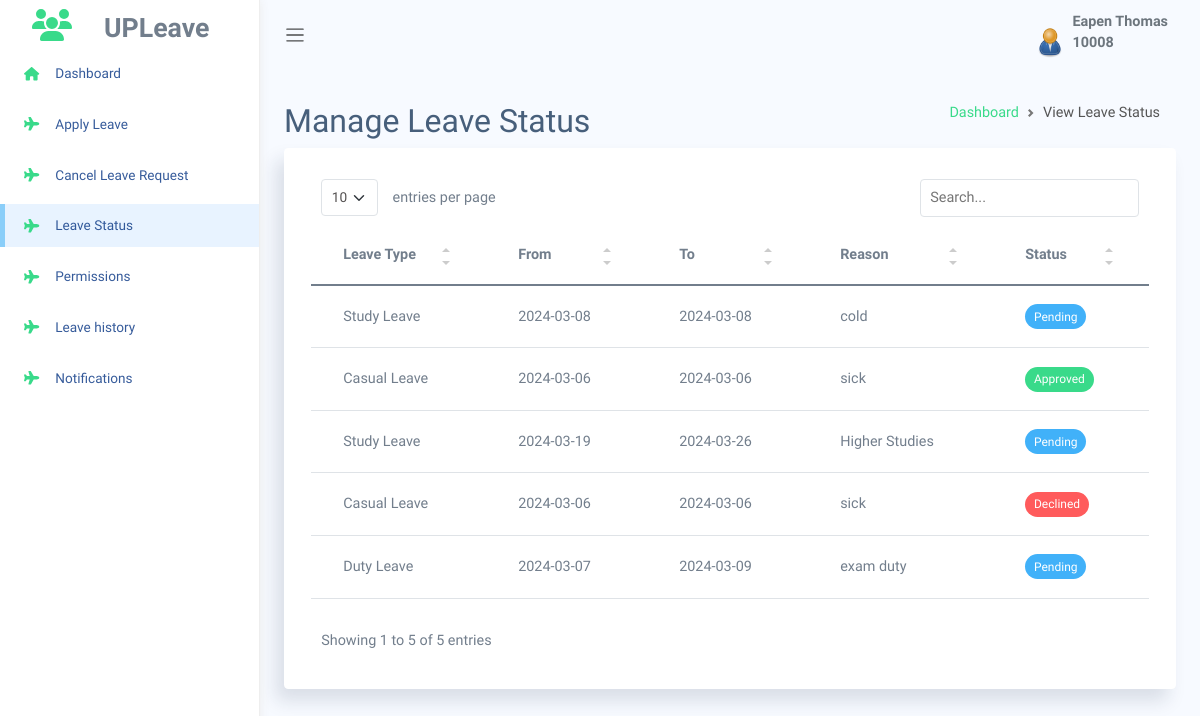
The app's page /leave_status.php (signed in), older data.
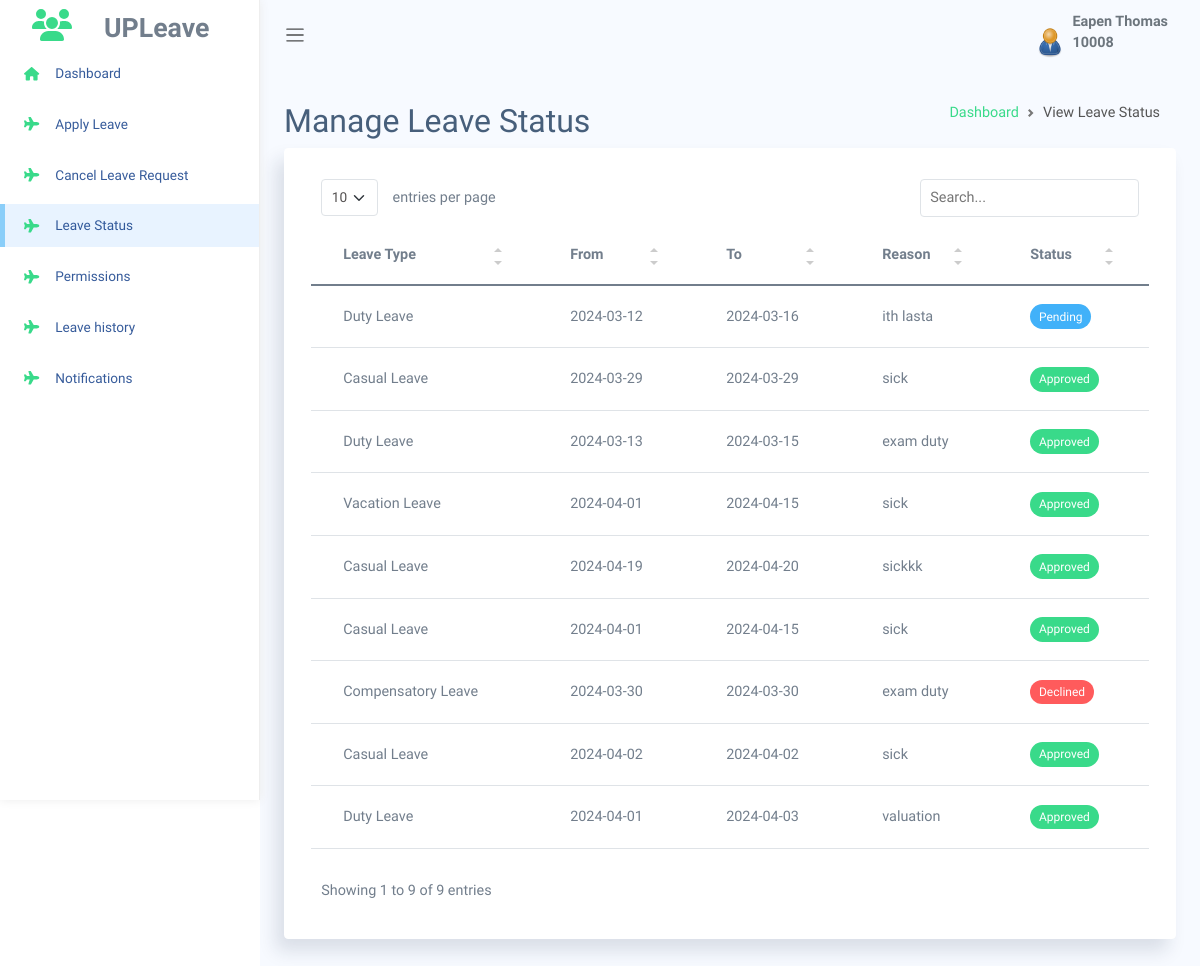
The same page, newer data.
### tables this page shows
CREATE TABLE `tbl_leave` (
  `req_id` int(11) NOT NULL,
  `emp_id` int(11) DEFAULT NULL,
  `l_id` int(11) DEFAULT NULL,
  `session` varchar(10) NOT NULL,
  `st_date` date NOT NULL,
  `to_date` date DEFAULT NULL,
  `document` blob DEFAULT NULL,
  `reason` varchar(150) DEFAULT NULL,
  `status` int(11) DEFAULT NULL,
  `daydiff` float NOT NULL,
  `appliedtime` varchar(20) NOT NULL
);

CREATE TABLE `tbl_leavetype` (
  `l_id` int(11) NOT NULL,
  `leavetype` varchar(30) DEFAULT NULL,
  `description` varchar(100) DEFAULT NULL,
  `totalleave` int(11) DEFAULT NULL
);

### leave_status.php (the view, shortened to what the changed rows need)
<?php
include 'conn.php';
if(isset($_SESSION['empid'])) {
$x=$_SESSION['name'];
$empid=$_SESSION['empid'];
?>
<!DOCTYPE html>
<html lang="en">
<head>
<link rel="stylesheet" href="assets/css/bootstrap.css">
<link rel="stylesheet" href="assets/vendors/simple-datatables/style.css">
<link rel="stylesheet" href="assets/vendors/perfect-scrollbar/perfect-scrollbar.css">
<link rel="stylesheet" href="assets/css/app.css">
</head>
<body>
    <div id="app">
        <div id="sidebar" class='active'>
            <div class="sidebar-wrapper active">
                <div class="sidebar-header" style="height: 50px;margin-top: -30px">
                    <i class="fa fa-users text-success me-4"></i>
                    <span id="span01" style="font-size: smaller;">UPLeave</span>
                </div>
                <div class="sidebar-menu">
                    <ul class="menu">
                        <li class="sidebar-item  ">
                            <a href="employee.php" class='sidebar-link'>
                                <i class="fa fa-home text-success"></i>
                                <span>Dashboard</span>
                            </a>
                        </li>
                        <li class="sidebar-item ">
                            <a href="apply_leave.php" class='sidebar-link'>
                                <i class="fa fa-plane text-success"></i>
                                <span>Apply Leave</span>
                            </a>
                        </li>
                        <li class="sidebar-item ">
                        <a href="cancel_leave.php" class='sidebar-link'>
                        <i class="fa fa-plane text-success"></i>
                        <span>Cancel Leave Request</span>
                        </a>
                     </li>
                        <li class="sidebar-item active">
                            <a href="leave_status.php" class='sidebar-link'>
                                <i class="fa fa-plane text-success"></i>
                                <span>Leave Status</span>
                            </a>
                        </li>
                        <li class="sidebar-item ">
                        <a href="leavelist.php" class='sidebar-link'>
                        <i class="fa fa-plane text-success"></i>
                        <span>Permissions</span>
                        </a>
                     </li>
                     <li class="sidebar-item ">
                        <a href="leavehistory.php" class='sidebar-link'>
                        <i class="fa fa-plane text-success"></i>
                        <span>Leave history</span>
                        </a>
                     </li>
                      <li class="sidebar-item ">
                        <a href="notifications.php" class='sidebar-link'>
                        <i class="fa fa-plane text-success"></i>
                        <span>Notifications <?php echo $_SESSION['not'];?></span>
                        </a>
                     </li>
                    </ul>
                </div>
            </div>
        </div>
        <div id="main">
            <nav class="navbar navbar-header navbar-expand navbar-light">
                <a class="sidebar-toggler" href="#"><span class="navbar-toggler-icon"></span></a>
                <div class="collapse navbar-collapse" id="navbarSupportedContent">
                    <ul class="navbar-nav d-flex align-items-center navbar-light ms-auto">
                        <li class="dropdown">
                            <a href="#" data-bs-toggle="dropdown"
                                class="nav-link dropdown-toggle nav-link-lg nav-link-user">
                                <div class="avatar me-1">
                                    <img src="assets/images/admin.png" alt="" srcset="">
                                </div>
                                <div class="d-none d-md-block d-lg-inline-block"><?php echo $x."<br>".$empid ?></div>
                            </a>
                        </li>
                    </ul>
                </div>
            </nav>
            <div class="main-content container-fluid">
                <div class="page-title">
                    <div class="row">
                        <div class="col-12 col-md-6 order-md-1 order-last">
                            <h3>Manage Leave Status</h3>
                        </div>
                        <div class="col-12 col-md-6 order-md-2 order-first">
                            <nav aria-label="breadcrumb" class='breadcrumb-header'>
                                <ol class="breadcrumb">
                                    <li class="breadcrumb-item"><a href="employee.php" class="text-success">Dashboard</a>
                                    </li>
                                    <li class="breadcrumb-item active" aria-current="page">View Leave Status</li>
                                </ol>
                            </nav>
                        </div>
                    </div>
                </div>
                <section class="section">
                    <div class="card">
                        <div class="card-body">
                            <table class='table' id="table1">
                                <thead>
                                    <tr>
                                        <th>Leave Type</th>
                                        <th>From</th>
                                        <th>To</th>
                                        <th>Reason</th>
                                        <th>Status</th>
                                    </tr>
                                </thead>
                                <tbody>
                                    <?php
                                    $sql="SELECT * FROM tbl_leave WHERE emp_id = $empid ;";
                                    $result=$conn->query($sql);
                                    if ($result){
                                         if ($result->num_rows > 0) {
                                            while ($row = $result->fetch_assoc()) {
                                            $lid=$row['l_id'];
                                            $stdate=$row['st_date'];
                                            $todate=$row['to_date'];
                                            $status=$row['status'];
                                            $reason=$row['reason'];
                                            $lql="select leavetype from tbl_leavetype where l_id = $lid";
                                            $res=$conn->query($lql);
                                            if($res){
                                                $rows = $res->fetch_assoc();
                                            echo " <tr>";
                                            echo "<td>".$rows['leavetype']."</td>";
                                            echo"<td>$stdate</td>";
                                            echo "<td>$todate</td>";
                                            echo"<td>$reason</td>";
                                            if($status == 0 || $status == 4 || $status == 5) {
                                                echo"<td><span class='badge bg-info'>Pending</span></td>";
                                            }elseif($status == 1){
                                            echo"<td><span class='badge bg-success'>Approved</span></td>";
                                            }elseif($status == 2){
                                                echo"<td><span class='badge bg-danger'>Declined</span></td>";
                                            }
                                            echo"</tr>";
                                            }
                                                                    }
                                                                }
                                    }
                                      ?>
                                </tbody>
                            </table>
                        </div>
                    </div>
                </section>
            </div>
        </div>
    </div>
</body>
</html>
<?php
}else{
    header('Location: login.php');
    exit();
}
?>

Row changes from the older to the newer data that the page shows:
removed tbl_leave: l.leavetype "Study Leave", st_date "2024-03-08", to_date "2024-03-08", reason "cold", status "Pending"
removed tbl_leave: l.leavetype "Casual Leave", st_date "2024-03-06", to_date "2024-03-06", reason "sick", status "Approved"
removed tbl_leave: l.leavetype "Study Leave", st_date "2024-03-19", to_date "2024-03-26", reason "Higher Studies", status "Pending"
removed tbl_leave: l.leavetype "Casual Leave", st_date "2024-03-06", to_date "2024-03-06", reason "sick", status "Declined"
removed tbl_leave: l.leavetype "Duty Leave", st_date "2024-03-07", to_date "2024-03-09", reason "exam duty", status "Pending"
added tbl_leave: l.leavetype "Duty Leave", st_date "2024-03-12", to_date "2024-03-16", reason "ith lasta", status "Pending"
added tbl_leave: l.leavetype "Casual Leave", st_date "2024-03-29", to_date "2024-03-29", reason "sick", status "Approved"
added tbl_leave: l.leavetype "Duty Leave", st_date "2024-03-13", to_date "2024-03-15", reason "exam duty", status "Approved"
added tbl_leave: l.leavetype "Vacation Leave", st_date "2024-04-01", to_date "2024-04-15", reason "sick", status "Approved"
added tbl_leave: l.leavetype "Casual Leave", st_date "2024-04-19", to_date "2024-04-20", reason "sickkk", status "Approved"
added tbl_leave: l.leavetype "Casual Leave", st_date "2024-04-01", to_date "2024-04-15", reason "sick", status "Approved"
added tbl_leave: l.leavetype "Compensatory Leave", st_date "2024-03-30", to_date "2024-03-30", reason "exam duty", status "Declined"
added tbl_leave: l.leavetype "Casual Leave", st_date "2024-04-02", to_date "2024-04-02", reason "sick", status "Approved"
added tbl_leave: l.leavetype "Duty Leave", st_date "2024-04-01", to_date "2024-04-03", reason "valuation", status "Approved"
Text that changed along with them:
text written by a page script: "entries per page Showing 1 to 5 of 5 entries" → "entries per page Showing 1 to 9 of 9 entries"
